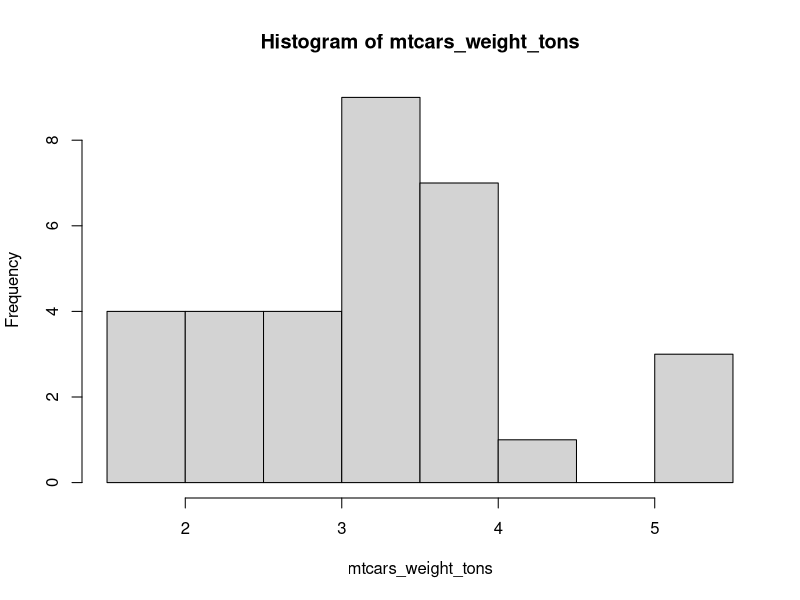
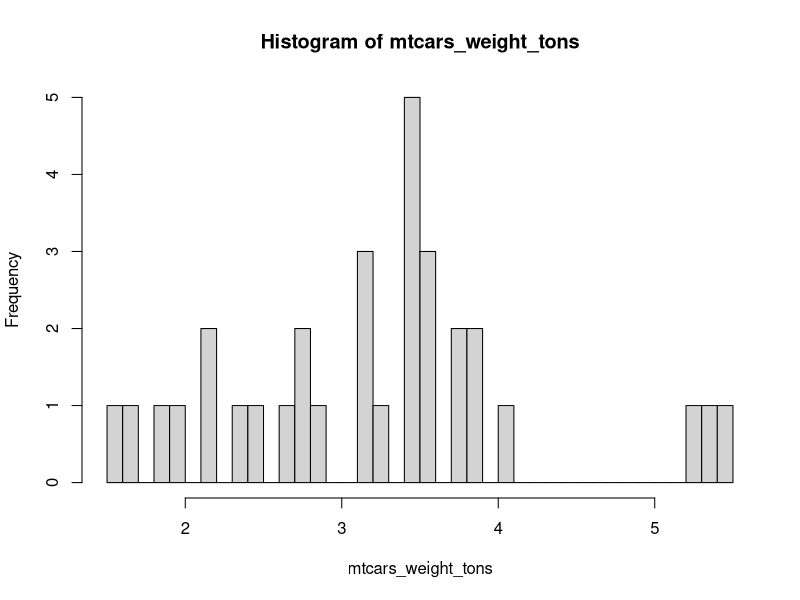

Reproduce these figures in R, in order.
## ---- chunk 1
km_to_m <- 1000
## ---- chunk 2
distance_a_to_b_km <- 7.56

distance_a_to_b_m <- distance_a_to_b_km * km_to_m
## ---- chunk 3
# These are numeric variables:
vector_of_numeric_variables <- c(4, 7.642, 9e5, 1/97) # recall, 9e5 = 9*10^5

# Show the output
vector_of_numeric_variables
## ---- chunk 4
# These are character variables:
vector_of_character_variables <- c("This is a character variable", "A second variable", "And another one")

# Show the output
vector_of_character_variables
## ---- chunk 5
numeric_vector_1 <- c(1, 2, 3, 4, 5)
numeric_vector_2 <- c(6:10) # 6:10 generates the values 6, 7, 8, 9, 10

combined_vector <- c(numeric_vector_1, numeric_vector_2)
## ---- chunk 6
character_vector_1 <- c("5", "6", "7")
# Note that the numbers are now in quotation marks!
# They will be treated as characters, not numerics!

combining_numeric_and_character <- c(numeric_vector_1, character_vector_1)
## ---- chunk 7
converted_character_vector_1 <- as.numeric(character_vector_1)

combining_numeric_and_converted_character <- c(numeric_vector_1, converted_character_vector_1)

combining_numeric_and_converted_character
## ---- chunk 8
character_vector_2 <- c("10", "11", "text")
# The value "text", can not be interpreted as a number

as.numeric(character_vector_2)
## ---- chunk 9
str(vector_of_numeric_variables)
## ---- chunk 10
str(vector_of_character_variables)
## ---- chunk 11
str(numeric_vector_1)
## ---- chunk 12
mtcars_weight_tons <- mtcars$wt 
# note that it is a good idea to include the unit in the variable name
mtcars_weight_tons
## ---- chunk 13
str(mtcars_weight_tons)
## ---- chunk 14
length(mtcars_weight_tons)
## ---- chunk 15
# Mean weight:
mean(mtcars_weight_tons)

# Median weight:
median(mtcars_weight_tons)

# Standard deviation:
sd(mtcars_weight_tons)
## ---- chunk 16
hist(mtcars_weight_tons)
## ---- chunk 17
hist(mtcars_weight_tons, breaks = 30)
## ---- chunk 18
test_indexing_vector <- seq(1, 32, 1) 
# Seq generates a sequence from the first argument (1) to the second argument (32) 
# The size of the steps is given by the third argument

test_indexing_vector
## ---- chunk 19
test_indexing_vector[1]
## ---- chunk 20
test_indexing_vector[c(1, 2)]
## ---- chunk 21
test_indexing_vector[-c(11:32)] # this removes all indexes from 11 to 32
## ---- chunk 22
accuracy_coded <- c(0, 1, 1, 1, 1, -2, 99, 1, 11, 0)
accuracy_coded
## ---- chunk 23
mean(accuracy_coded)
## ---- chunk 24
index_where_accuracy_11 <- which(accuracy_coded == 11)

accuracy_coded[index_where_accuracy_11] <- 1
# or in one line:
# accuracy_coded[which(accuracy_coded == 11)] <- 1

accuracy_coded
## ---- chunk 25
accuracy_coded[-which(accuracy_coded != 0 & accuracy_coded != 1)]
## ---- chunk 26
# Note that now we are not using the - operator
# We want to replace values that are not 0 or 1
accuracy_coded[which(accuracy_coded != 0 & accuracy_coded != 1)] <- NA
## ---- chunk 27
mean(accuracy_coded)
## ---- chunk 28

response_times_ms <- c(
  230.7298, 620.6292, 188.8168, 926.2940, 887.4730,
  868.6299, 834.5548, 875.2154, 239.7057, 667.3095,
  -142.891, 10000, 876.9879
  )
## ---- chunk 29
item_15_responses <- c("1", "3", "2", "1", "2", "none", "4", "1", "3", "2", "1", "1", "none")
## ---- chunk 30
response_values <- c(91, 82, 69, 74, 62, 19, 84, 61, 92, 53)
is_response_valid <- c("yes", "yes", "yes", "yes", "yes",
                       "no", "yes", "yes", "yes", "no")
